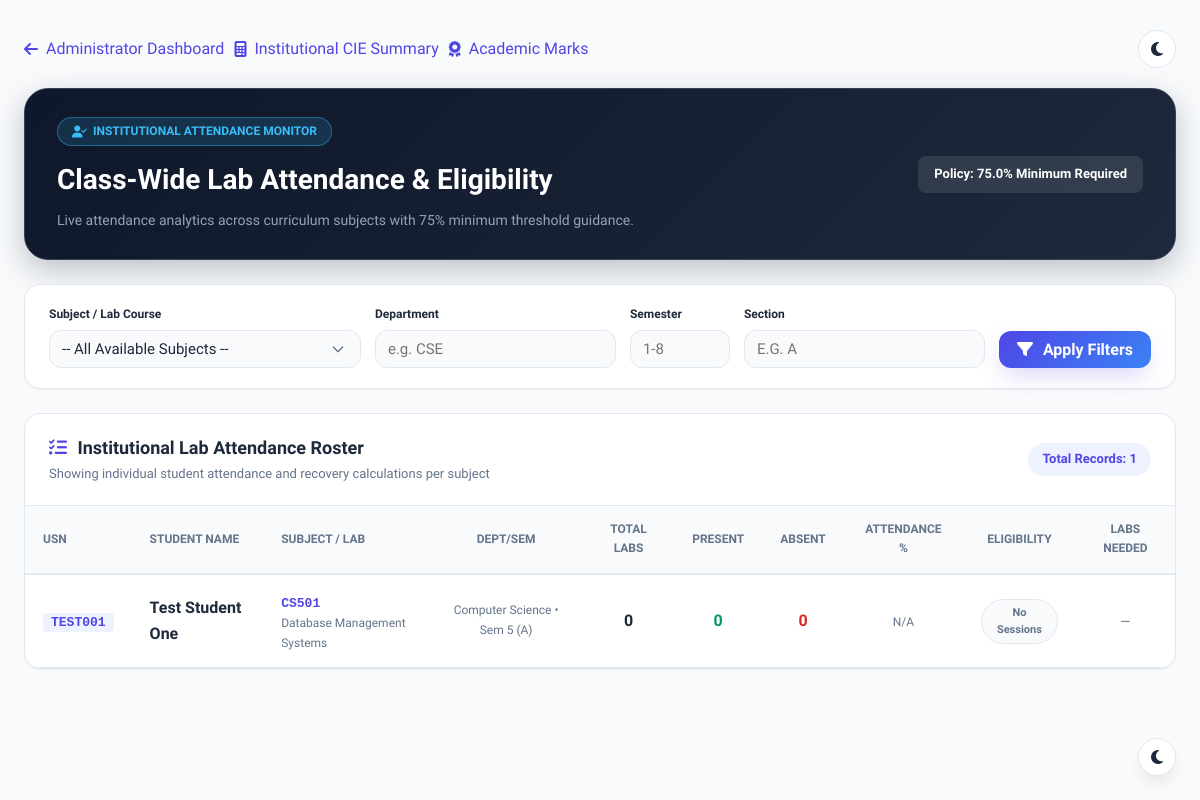
The app's page /admin/attendance (signed in), older data.
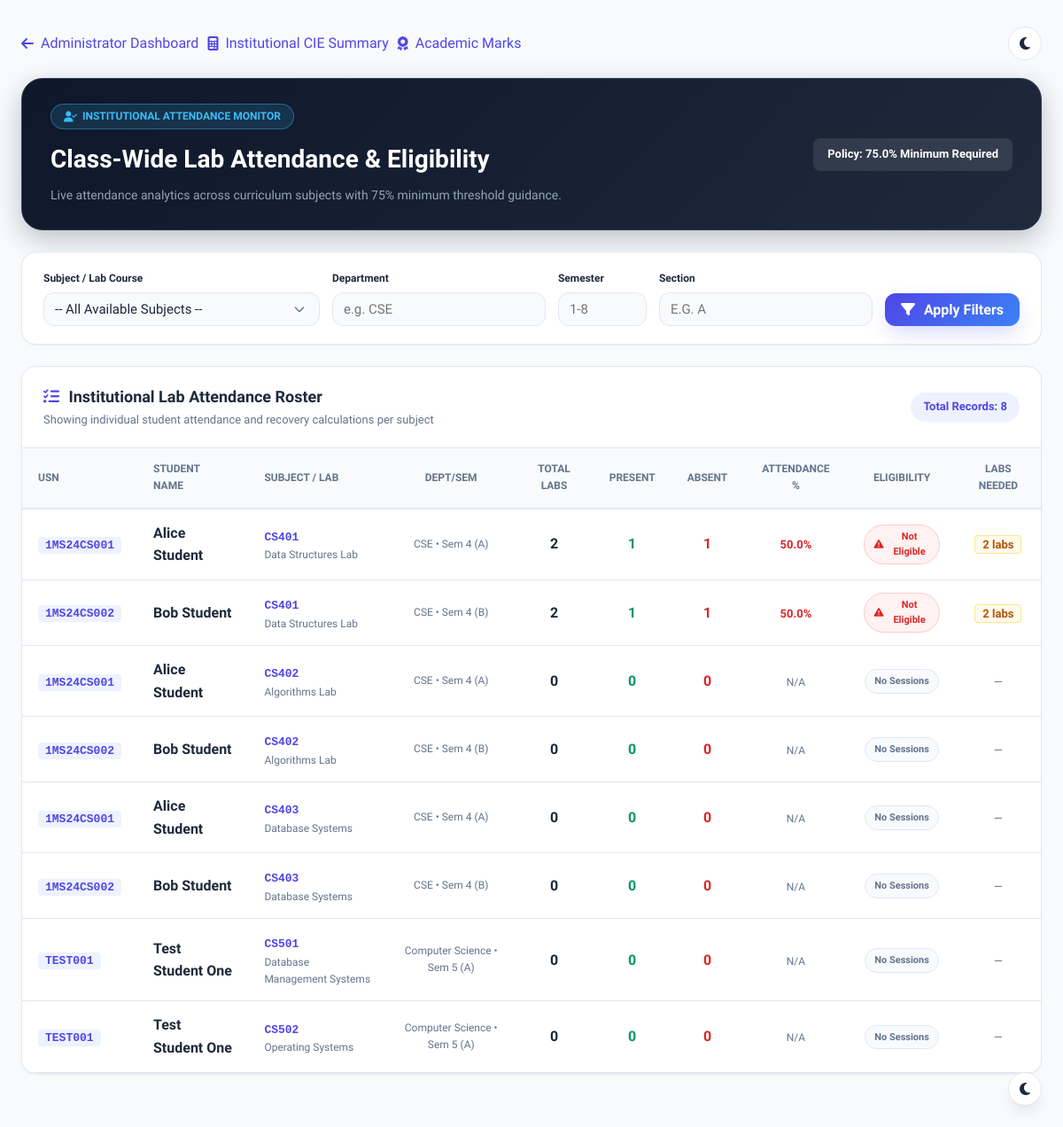
The same page, newer data.
### tables this page shows
CREATE TABLE students(
        id INTEGER PRIMARY KEY AUTOINCREMENT,
        usn TEXT UNIQUE NOT NULL,
        fullname TEXT NOT NULL,
        email TEXT UNIQUE NOT NULL,
        department TEXT NOT NULL,
        semester INTEGER NOT NULL,
        section TEXT NOT NULL,
        qr_path TEXT
    );

CREATE TABLE "subjects" (id INTEGER PRIMARY KEY AUTOINCREMENT, subject_code TEXT UNIQUE NOT NULL, subject_name TEXT NOT NULL, department TEXT NOT NULL, semester INTEGER NOT NULL);

### app.py (the view)
@app.route("/admin/attendance")
@role_required("admin")
def admin_attendance():
    selected_subject = request.args.get("subject", "").strip().upper() or None
    selected_dept = request.args.get("department", "").strip() or None
    selected_sem = request.args.get("semester", "").strip() or None
    selected_sec = request.args.get("section", "").strip() or None
    conn = get_db_connection()
    cursor = conn.cursor()
    cursor.execute("SELECT subject_code, subject_name, department, semester FROM subjects ORDER BY subject_code ASC")
    all_subjects = cursor.fetchall()
    sem_int = int(selected_sem) if selected_sem and selected_sem.isdigit() else None
    attendance_records = get_class_attendance_summary(
        subject_code=selected_subject,
        department=selected_dept,
        semester=sem_int,
        section=selected_sec,
        conn=conn
    )
    conn.close()
    return render_template(
        "admin_attendance.html",
        all_subjects=all_subjects,
        selected_subject=selected_subject or "",
        selected_dept=selected_dept or "",
        selected_sem=selected_sem or "",
        selected_sec=selected_sec or "",
        attendance_records=attendance_records,
        min_attendance_pct=MIN_ATTENDANCE_PERCENTAGE,
        fullname=session.get("fullname", "Administrator")
    )

### app.py (called while the page is built, shortened)
def role_required(*allowed_roles):
    def decorator(f):
        @wraps(f)
        def decorated_function(*args, **kwargs):
            if "user_id" not in session or "role" not in session:
                return redirect(url_for("login"))
            user_role = session.get("role")
            return f(*args, **kwargs)
        return decorated_function
    return decorator

### cie_calculator.py (called while the page is built)
def calculate_required_labs(present: int, total: int, min_pct: float = MIN_ATTENDANCE_PERCENTAGE):
    if total == 0:
        return 0, None
    current_pct = (present / total) * 100.0
    if current_pct >= min_pct:
        return 0, round(current_pct, 2)
    req_ratio = min_pct / 100.0
    if req_ratio >= 1.0:
        if present == total:
            return 0, 100.0
        return 0, round(current_pct, 2)
    needed = math.ceil((req_ratio * total - present) / (1.0 - req_ratio))
    needed = max(0, int(needed))
    while (present + needed) / (total + needed) < (req_ratio - 1e-9):
        needed += 1
    projected_pct = round(((present + needed) / (total + needed)) * 100.0, 2)
    return needed, projected_pct

### templates/admin_attendance.html (shortened to what the changed rows need)
<!DOCTYPE html>
<html lang="en">
<head>
    <link rel="stylesheet" href="{{ url_for('static', filename='css/dashboard.css') }}">
    <link rel="stylesheet" href="{{ url_for('static', filename='css/style.css') }}">
    <link rel="stylesheet" href="https://cdnjs.cloudflare.com/ajax/libs/font-awesome/6.5.2/css/all.min.css">
</head>
<body style="background: var(--bg-main);">
    <div style="max-width: 1400px; margin: 30px auto; padding: 0 24px;">
        <div class="admin-header-card">
            <div style="display: flex; justify-content: space-between; align-items: center; flex-wrap: wrap; gap: 20px;">
                <div>
                    <h1 style="font-size: 28px; font-weight: 800; margin: 0 0 6px 0; color: #ffffff;">
                        Class-Wide Lab Attendance & Eligibility
                    </h1>
                </div>
            </div>
        </div>
        <div class="table-card" style="background: var(--card-bg); border-radius: var(--radius-lg); border: 1px solid var(--border); overflow: hidden; box-shadow: var(--shadow-sm); margin-bottom: 30px;">
            <div style="padding: 20px 24px; border-bottom: 1px solid var(--border); display: flex; justify-content: space-between; align-items: center; flex-wrap: wrap; gap: 12px;">
                <div>
                    <h3 style="font-size: 18px; font-weight: 800; color: var(--text-main); margin: 0;">
                    </h3>
                    <p style="font-size: 13px; color: var(--text-muted); margin: 2px 0 0 0;">
                    </p>
                </div>
                <span class="badge badge-primary" style="font-size: 13px; padding: 6px 14px;">
                    Total Records: {{ attendance_records|length }}
                </span>
            </div>
            <div style="overflow-x: auto;">
                <table class="data-table" style="width: 100%; border-collapse: collapse;">
                    <thead>
                        <tr style="background: var(--bg-main); border-bottom: 2px solid var(--border);">
                            <th style="padding: 14px 18px; text-align: left; font-size: 12px; font-weight: 700; color: var(--text-muted); text-transform: uppercase;">USN</th>
                            <th style="padding: 14px 18px; text-align: left; font-size: 12px; font-weight: 700; color: var(--text-muted); text-transform: uppercase;">Student Name</th>
                            <th style="padding: 14px 18px; text-align: left; font-size: 12px; font-weight: 700; color: var(--text-muted); text-transform: uppercase;">Subject / Lab</th>
                            <th style="padding: 14px 18px; text-align: center; font-size: 12px; font-weight: 700; color: var(--text-muted); text-transform: uppercase;">Dept/Sem</th>
                            <th style="padding: 14px 18px; text-align: center; font-size: 12px; font-weight: 700; color: var(--text-muted); text-transform: uppercase;">Total Labs</th>
                            <th style="padding: 14px 18px; text-align: center; font-size: 12px; font-weight: 700; color: var(--text-muted); text-transform: uppercase;">Present</th>
                            <th style="padding: 14px 18px; text-align: center; font-size: 12px; font-weight: 700; color: var(--text-muted); text-transform: uppercase;">Absent</th>
                            <th style="padding: 14px 18px; text-align: center; font-size: 12px; font-weight: 700; color: var(--text-muted); text-transform: uppercase;">Attendance %</th>
                            <th style="padding: 14px 18px; text-align: center; font-size: 12px; font-weight: 700; color: var(--text-muted); text-transform: uppercase;">Eligibility</th>
                            <th style="padding: 14px 18px; text-align: center; font-size: 12px; font-weight: 700; color: var(--text-muted); text-transform: uppercase;">Labs Needed</th>
                        </tr>
                    </thead>
                    <tbody>
                        {% if attendance_records %}
                            {% for r in attendance_records %}
                            <tr style="border-bottom: 1px solid var(--border);">
                                <td style="padding: 14px 18px;">
                                    <span style="font-weight: 700; font-family: monospace; color: var(--primary); background: #eef2ff; padding: 2px 8px; border-radius: 4px; font-size: 13px;">
                                        {{ r['usn'] }}
                                    </span>
                                </td>
                                <td style="padding: 14px 18px; font-weight: 600; color: var(--text-main);">
                                    {{ r['fullname'] }}
                                </td>
                                <td style="padding: 14px 18px;">
                                    <span style="font-weight: 700; font-family: monospace; color: #4f46e5;">{{ r['subject_code'] }}</span>
                                    <div style="font-size: 12px; color: var(--text-muted);">{{ r['subject_name'] }}</div>
                                </td>
                                <td style="padding: 14px 18px; text-align: center; font-size: 12px; color: var(--text-muted);">
                                    {{ r['department'] }} • Sem {{ r['semester'] }} ({{ r['section'] }})
                                </td>
                                <td style="padding: 14px 18px; text-align: center; font-weight: 700; color: var(--text-main);">
                                    {{ r['total_sessions'] }}
                                </td>
                                <td style="padding: 14px 18px; text-align: center; font-weight: 700; color: #059669;">
                                    {{ r['present_sessions'] }}
                                </td>
                                <td style="padding: 14px 18px; text-align: center; font-weight: 700; color: #dc2626;">
                                    {{ r['absent_sessions'] }}
                                </td>
                                <td style="padding: 14px 18px; text-align: center;">
                                    {% if r['attendance_percentage'] is not none %}
                                        <strong style="color: {% if r['attendance_percentage'] >= min_attendance_pct %}#059669{% else %}#dc2626{% endif %}; font-size: 13px;">
                                            {{ r['attendance_percentage'] }}%
                                        </strong>
                                    {% else %}
                                        <span style="color: var(--text-muted); font-size: 12px;">N/A</span>
                                    {% endif %}
                                </td>
                                <td style="padding: 14px 18px; text-align: center;">
                                    {% if r['status'] == 'ELIGIBLE' %}
                                        <span class="status-pill eligible"><i class="fas fa-check"></i> Eligible</span>
                                    {% elif r['status'] == 'NOT ELIGIBLE' %}
                                        <span class="status-pill not-eligible"><i class="fas fa-exclamation-triangle"></i> Not Eligible</span>
                                    {% else %}
                                        <span class="status-pill neutral">{{ r['status'] }}</span>
                                    {% endif %}
                                </td>
                                <td style="padding: 14px 18px; text-align: center;">
                                    {% if r['status'] == 'NOT ELIGIBLE' %}
                                        <span style="color: #b45309; font-weight: 700; font-size: 13px; background: #fffbeb; padding: 2px 8px; border-radius: 4px; border: 1px solid #fde68a;">
                                            {{ r['additional_labs_required'] }} labs
                                        </span>
                                    {% elif r['status'] == 'ELIGIBLE' %}
                                        <span style="color: #059669; font-weight: 700; font-size: 13px;">0</span>
                                    {% else %}
                                        <span style="color: var(--text-muted); font-size: 13px;">&mdash;</span>
                                    {% endif %}
                                </td>
                            </tr>
                            {% endfor %}
                        {% endif %}
                    </tbody>
                </table>
            </div>
        </div>
    </div>
</body>
</html>

Row changes from the older to the newer data that the page shows:
added students: usn "1MS24CS001" "1MS24CS001" "1MS24CS001", fullname "Alice Student" "Alice Student" "Alice Student", department "CSE" "CSE" "CSE"
added subjects: subject_code "CS401" "CS401", subject_name "Data Structures Lab" "Data Structures Lab"
added students: usn "1MS24CS002" "1MS24CS002" "1MS24CS002", fullname "Bob Student" "Bob Student" "Bob Student", department "CSE" "CSE" "CSE"
added subjects: subject_code "CS402" "CS402", subject_name "Algorithms Lab" "Algorithms Lab"
added subjects: subject_code "CS403" "CS403", subject_name "Database Systems" "Database Systems"
added subjects: subject_code "CS502", subject_name "Operating Systems"
Text that changed along with them:
{{ attendance_records|length }}: "1" → "8"
new list line: "• Sem 4 ( A ) 2 1 1 50.0 % Not Eligible 2 labs"
new list line: "• Sem 4 ( B ) 2 1 1 50.0 % Not Eligible 2 labs"
new list line: "• Sem 4 ( A ) 0 0 0 N/A No Sessions —"
new list line: "• Sem 4 ( B ) 0 0 0 N/A No Sessions —"
new list line: "TEST001 Test Student One Computer Science"
new list line: "• Sem 5 ( A ) 0 0 0 N/A No Sessions —"
